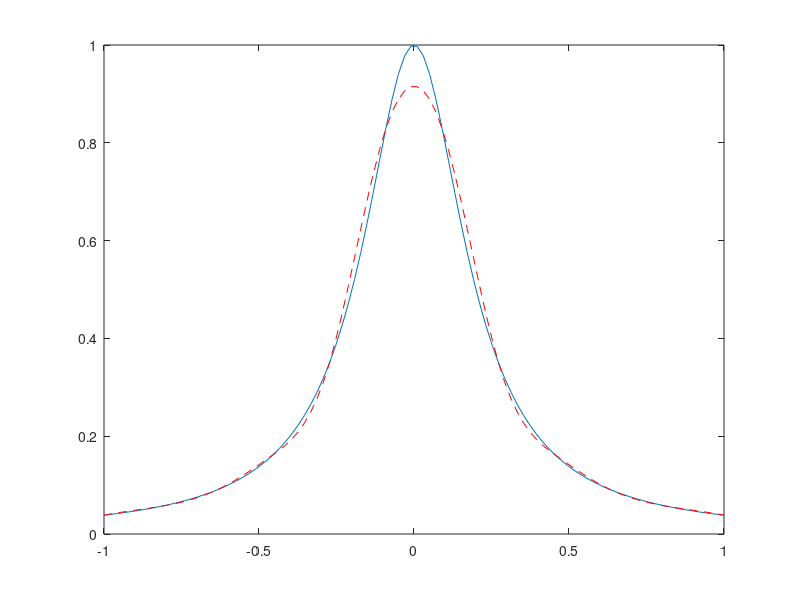

This figure's MATLAB source:

f = @(x) 1./(1+25*x.^2);
xp=linspace(-1,1,12);
yp= f(xp);

x=linspace(-1,1);
y=f(x);

yS=spline(xp,yp,linspace(-1,1));

plot(x,y,x,yS,'r--');
%plot(x,yL)
%plot(x,yS)